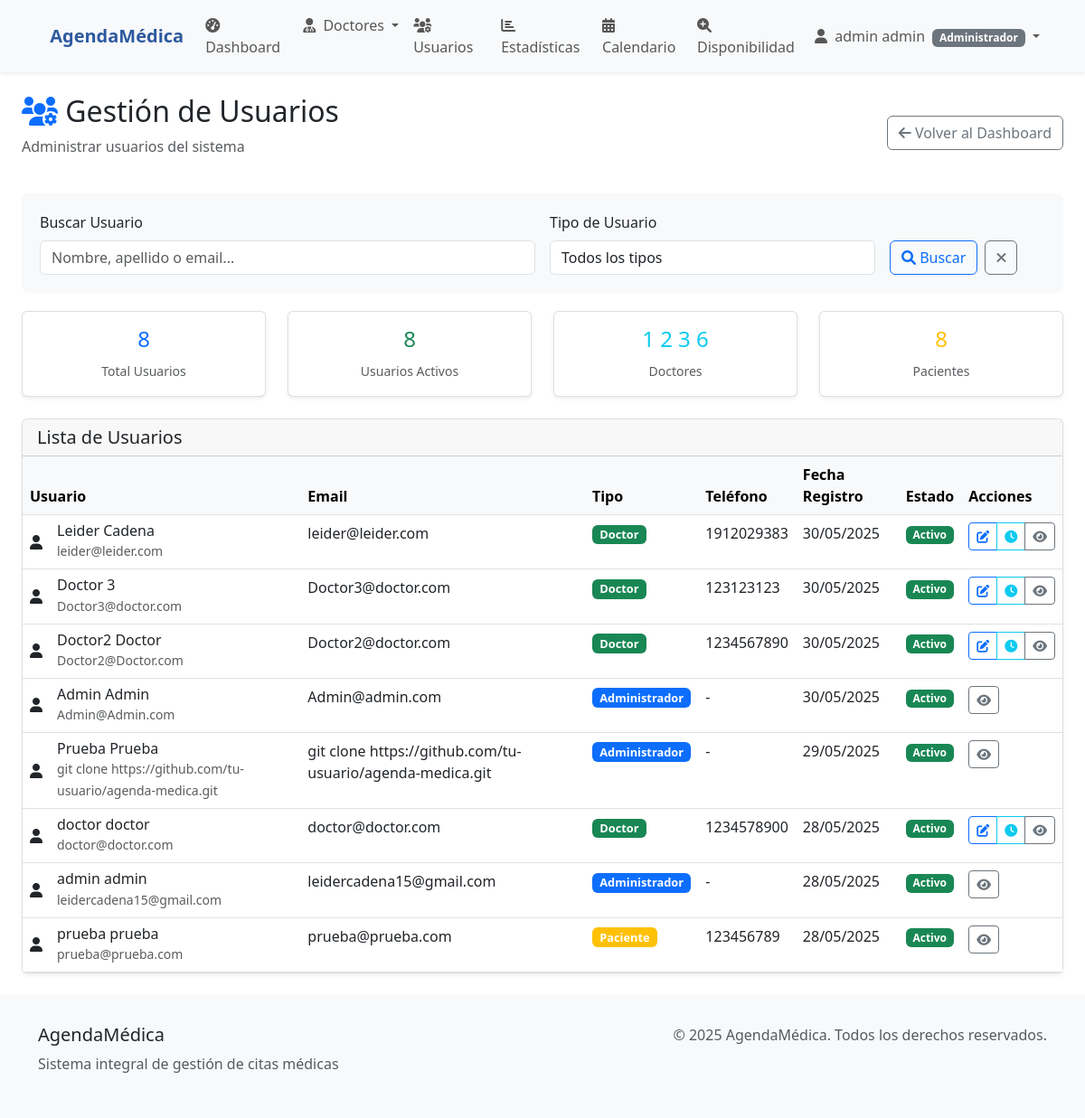
Page /dashboard/usuarios/ (signed in) on the committed database.
### usuarios/models.py (models this page shows, shortened)
class Usuario(AbstractUser):
    TIPO_USUARIO_CHOICES = [
        ('paciente', 'Paciente'),
        ('recepcion', 'Personal de Recepción'),
        ('doctor', 'Doctor'),
        ('administrador', 'Administrador'),
    ]
    tipo_usuario = models.CharField(
        max_length=20,
        choices=TIPO_USUARIO_CHOICES,
        default='paciente',
        verbose_name='Tipo de Usuario'
    )
    telefono = models.CharField(
        max_length=15,
        blank=True,
        null=True,
        verbose_name='Teléfono'
    )
    fecha_nacimiento = models.DateField(
        blank=True,
        null=True,
        verbose_name='Fecha de Nacimiento'
    )
    direccion = models.TextField(
        blank=True,
        null=True,
        verbose_name='Dirección'
    )
    fecha_creacion = models.DateTimeField(
        auto_now_add=True,
        verbose_name='Fecha de Creación'
    )
    fecha_actualizacion = models.DateTimeField(
        auto_now=True,
        verbose_name='Fecha de Actualización'
    )
    email = models.EmailField(
        unique=True,
        verbose_name='Correo Electrónico'
    )
    USERNAME_FIELD = 'email'
    REQUIRED_FIELDS = ['username', 'first_name', 'last_name']
    class Meta:
        verbose_name = 'Usuario'
        verbose_name_plural = 'Usuarios'
        db_table = 'usuarios_usuario'
    def get_full_name(self):
        return f"{self.first_name} {self.last_name}".strip()
    def es_paciente(self):
        return self.tipo_usuario == 'paciente'
    def es_doctor(self):
        return self.tipo_usuario == 'doctor'
    def es_recepcion(self):
        return self.tipo_usuario == 'recepcion'
    def es_administrador(self):
        return self.tipo_usuario == 'administrador'

### administracion/views.py (the view)
# urls.py: path('usuarios/', views.gestion_usuarios, name='gestion_usuarios'),
@login_required
@user_passes_test(es_administrador)
def gestion_usuarios(request):
    usuarios = Usuario.objects.filter(is_active=True).order_by('-date_joined')
    tipo_usuario = request.GET.get('tipo', '')
    busqueda = request.GET.get('busqueda', '')
    if tipo_usuario:
        usuarios = usuarios.filter(tipo_usuario=tipo_usuario)
    if busqueda:
        usuarios = usuarios.filter(
            Q(first_name__icontains=busqueda) |
            Q(last_name__icontains=busqueda) |
            Q(email__icontains=busqueda)
        )
    context = {
        'usuarios': usuarios,
        'tipo_seleccionado': tipo_usuario,
        'busqueda': busqueda,
        'tipos_usuario': Usuario.TIPO_USUARIO_CHOICES,
    }
    return render(request, 'administracion/gestion_usuarios.html', context)

### templates/administracion/gestion_usuarios.html (shortened to what this page needs)
{% extends 'base.html' %}
{% load static %}
{% block content %}
<div class="container-fluid">
    <div class="row">
        <div class="col-12">
            <div class="d-flex justify-content-between align-items-center mb-4">
                <div>
                    <h2><i class="fas fa-users-cog text-primary"></i> Gestión de Usuarios</h2>
                    <p class="text-muted">Administrar usuarios del sistema</p>
                </div>
                <a href="{% url 'administracion:dashboard' %}" class="btn btn-outline-secondary">
                    <i class="fas fa-arrow-left"></i> Volver al Dashboard
                </a>
            </div>
            <div class="search-filters">
                <form method="GET" class="row g-3">
                    <div class="col-md-6">
                        <label for="busqueda" class="form-label">Buscar Usuario</label>
                        <input type="text" class="form-control" id="busqueda" name="busqueda"
                               value="{{ busqueda }}" placeholder="Nombre, apellido o email...">
                    </div>
                    <div class="col-md-4">
                        <label for="tipo" class="form-label">Tipo de Usuario</label>
                        <select class="form-control" id="tipo" name="tipo">
                            <option value="">Todos los tipos</option>
                        </select>
                    </div>
                    <div class="col-md-2 d-flex align-items-end">
                        <button type="submit" class="btn btn-outline-primary me-2">
                            <i class="fas fa-search"></i> Buscar
                        </button>
                        <a href="{% url 'administracion:gestion_usuarios' %}" class="btn btn-outline-secondary">
                            <i class="fas fa-times"></i>
                        </a>
                    </div>
                </form>
            </div>
            <div class="row mb-4">
                <div class="col-md-3">
                    <div class="card text-center">
                        <div class="card-body">
                            <h4 class="text-primary">{{ usuarios|length }}</h4>
                            <small class="text-muted">Total Usuarios</small>
                        </div>
                    </div>
                </div>
                <div class="col-md-3">
                    <div class="card text-center">
                        <div class="card-body">
                            <h4 class="text-success">{{ usuarios|length }}</h4>
                            <small class="text-muted">Usuarios Activos</small>
                        </div>
                    </div>
                </div>
                <div class="col-md-3">
                    <div class="card text-center">
                        <div class="card-body">
                            <h4 class="text-info">
                                {% for usuario in usuarios %}
                                    {% if usuario.tipo_usuario == 'doctor' %}{{ forloop.counter0|add:1 }}{% endif %}
                                {% empty %}0{% endfor %}
                            </h4>
                            <small class="text-muted">Doctores</small>
                        </div>
                    </div>
                </div>
                <div class="col-md-3">
                    <div class="card text-center">
                        <div class="card-body">
                            <h4 class="text-warning">
                                {% for usuario in usuarios %}
                                    {% if usuario.tipo_usuario == 'paciente' %}{{ forloop.counter0|add:1 }}{% endif %}
                                {% empty %}0{% endfor %}
                            </h4>
                            <small class="text-muted">Pacientes</small>
                        </div>
                    </div>
                </div>
            </div>
            {% if usuarios %}
                <div class="card">
                    <div class="card-header">
                        <h5 class="mb-0">Lista de Usuarios</h5>
                    </div>
                    <div class="card-body p-0">
                        <div class="table-responsive">
                            <table class="table table-hover mb-0">
                                <thead class="table-light">
                                    <tr>
                                        <th>Usuario</th>
                                        <th>Email</th>
                                        <th>Tipo</th>
                                        <th>Teléfono</th>
                                        <th>Fecha Registro</th>
                                        <th>Estado</th>
                                        <th>Acciones</th>
                                    </tr>
                                </thead>
                                <tbody>
                                    {% for usuario in usuarios %}
                                        <tr>
                                            <td>
                                                <div class="d-flex align-items-center">
                                                    <div class="avatar-circle me-3">
                                                        <i class="fas fa-user"></i>
                                                    </div>
                                                    <div>
                                                        <h6 class="mb-0">{{ usuario.get_full_name|default:"Sin nombre" }}</h6>
                                                        <small class="text-muted">{{ usuario.username }}</small>
                                                    </div>
                                                </div>
                                            </td>
                                            <td>{{ usuario.email }}</td>
                                            <td>
                                                <span class="badge
                                                    {% if usuario.tipo_usuario == 'administrador' %}bg-primary
                                                    {% elif usuario.tipo_usuario == 'doctor' %}bg-success
                                                    {% elif usuario.tipo_usuario == 'recepcion' %}bg-info
                                                    {% elif usuario.tipo_usuario == 'paciente' %}bg-warning
                                                    {% else %}bg-secondary{% endif %} user-type-badge">
                                                    {{ usuario.get_tipo_usuario_display }}
                                                </span>
                                            </td>
                                            <td>{{ usuario.telefono|default:"-" }}</td>
                                            <td>{{ usuario.date_joined|date:"d/m/Y" }}</td>
                                            <td>
                                                {% if usuario.is_active %}
                                                    <span class="badge bg-success">Activo</span>
                                                {% else %}
                                                    <span class="badge bg-danger">Inactivo</span>
                                                {% endif %}
                                            </td>
                                            <td>
                                                <div class="btn-group" role="group">
                                                    {% if usuario.tipo_usuario == 'doctor' %}
                                                        <a href="{% url 'doctores:editar_doctor' usuario.doctor.id %}"
                                                           class="btn btn-outline-primary btn-sm" title="Editar Doctor">
                                                            <i class="fas fa-edit"></i>
                                                        </a>
                                                        <a href="{% url 'doctores:gestionar_horarios' %}?doctor_id={{ usuario.doctor.id }}"
                                                           class="btn btn-outline-info btn-sm" title="Gestionar Horarios">
                                                            <i class="fas fa-clock"></i>
                                                        </a>
                                                    {% endif %}
                                                    <button type="button" class="btn btn-outline-secondary btn-sm"
                                                            title="Ver Detalles" onclick="verDetalles({{ usuario.id }})">
                                                        <i class="fas fa-eye"></i>
                                                    </button>
                                                </div>
                                            </td>
                                        </tr>
                                    {% endfor %}
                                </tbody>
                            </table>
                        </div>
                    </div>
                </div>
            {% endif %}
        </div>
    </div>
</div>
{% endblock %}

### templates/base.html (shortened to what this page needs)
<!DOCTYPE html>
<html lang="es">
<head>
    <link href="https://cdn.jsdelivr.net/npm/bootstrap@5.3.0/dist/css/bootstrap.min.css" rel="stylesheet">
    <link rel="stylesheet" href="https://cdnjs.cloudflare.com/ajax/libs/font-awesome/6.0.0/css/all.min.css">
</head>
<body>
    <nav class="navbar navbar-expand-lg navbar-light bg-light shadow-sm">
        <div class="container">
            <a class="navbar-brand" href="{% url 'usuarios:home' %}">
                AgendaMédica
            </a>
            <div class="collapse navbar-collapse" id="navbarNav">
                <ul class="navbar-nav me-auto">
                    {% if user.is_authenticated %}
                        <li class="nav-item">
                            <a class="nav-link" href="{% url 'usuarios:dashboard' %}">
                                <i class="fas fa-tachometer-alt me-1"></i>
                                Dashboard
                            </a>
                        </li>
                        {% if user.es_administrador %}
                            <li class="nav-item dropdown">
                                <a class="nav-link dropdown-toggle" href="#" id="navbarDoctores" role="button" data-bs-toggle="dropdown">
                                    <i class="fas fa-user-md me-1"></i>
                                    Doctores
                                </a>
                            </li>
                            <li class="nav-item">
                                <a class="nav-link" href="{% url 'administracion:gestion_usuarios' %}">
                                    <i class="fas fa-users-cog me-1"></i>
                                    Usuarios
                                </a>
                            </li>
                            <li class="nav-item">
                                <a class="nav-link" href="{% url 'administracion:estadisticas' %}">
                                    <i class="fas fa-chart-bar me-1"></i>
                                    Estadísticas
                                </a>
                            </li>
                        {% endif %}
                        {% if user.es_recepcion or user.es_administrador %}
                            <li class="nav-item">
                                <a class="nav-link" href="{% url 'doctores:calendario_citas' %}">
                                    <i class="fas fa-calendar-alt me-1"></i>
                                    Calendario
                                </a>
                            </li>
                        {% endif %}
                        <li class="nav-item">
                            <a class="nav-link" href="{% url 'doctores:consultar_disponibilidad' %}">
                                <i class="fas fa-search-plus me-1"></i>
                                Disponibilidad
                            </a>
                        </li>
                    {% endif %}
                </ul>
                <ul class="navbar-nav">
                    {% if user.is_authenticated %}
                        <li class="nav-item dropdown">
                            <a class="nav-link dropdown-toggle" href="#" id="navbarDropdown" role="button" data-bs-toggle="dropdown">
                                <i class="fas fa-user me-1"></i>
                                {{ user.get_full_name|default:user.username }}
                                <span class="badge bg-secondary ms-1">{{ user.get_tipo_usuario_display }}</span>
                            </a>
                        </li>
                    {% endif %}
                </ul>
            </div>
        </div>
    </nav>
    <main class="container-fluid my-4">
        {% block content %}{% endblock %}
    </main>
    <footer class="footer bg-light">
        <div class="container">
            <div class="row">
                <div class="col-md-6">
                    <h5>AgendaMédica</h5>
                    <p class="text-muted">Sistema integral de gestión de citas médicas</p>
                </div>
                <div class="col-md-6 text-md-end">
                    <p class="text-muted">
                        &copy; 2025 AgendaMédica. Todos los derechos reservados.
                    </p>
                </div>
            </div>
        </div>
    </footer>
</body>
</html>

### rows in the picture
Usuario: get_full_name "admin admin", tipo_usuario "Administrador", username "leidercadena15@gmail.com", email "leidercadena15@gmail.com", telefono "-", date_joined "28/05/2025", is_active "Activo"
Usuario: get_full_name "Leider Cadena", username "leider@leider.com", email "leider@leider.com", tipo_usuario "Doctor", telefono "1912029383", date_joined "30/05/2025", is_active "Activo"
Usuario: get_full_name "Doctor 3", username "Doctor3@doctor.com", email "Doctor3@doctor.com", tipo_usuario "Doctor", telefono "123123123", date_joined "30/05/2025", is_active "Activo"
Usuario: get_full_name "Doctor2 Doctor", username "Doctor2@Doctor.com", email "Doctor2@doctor.com", tipo_usuario "Doctor", telefono "1234567890", date_joined "30/05/2025", is_active "Activo"
Usuario: get_full_name "doctor doctor", username "doctor@doctor.com", email "doctor@doctor.com", tipo_usuario "Doctor", telefono "1234578900", date_joined "28/05/2025", is_active "Activo"
Usuario: get_full_name "prueba prueba", username "prueba@prueba.com", email "prueba@prueba.com", tipo_usuario "Paciente", telefono "123456789", date_joined "28/05/2025", is_active "Activo"
Usuario: get_full_name "Admin Admin", username "Admin@Admin.com", email "Admin@admin.com", tipo_usuario "Administrador", telefono "-", date_joined "30/05/2025", is_active "Activo"
Usuario: get_full_name "Prueba Prueba", username "git clone https://github.com/tu-usuario/agenda-medica.git", email "git clone https://github.com/tu-usuario/agenda-medica.git", tipo_usuario "Administrador", telefono "-", date_joined "29/05/2025", is_active "Activo"

### other values in the picture
{{ usuarios|length }} "8"
